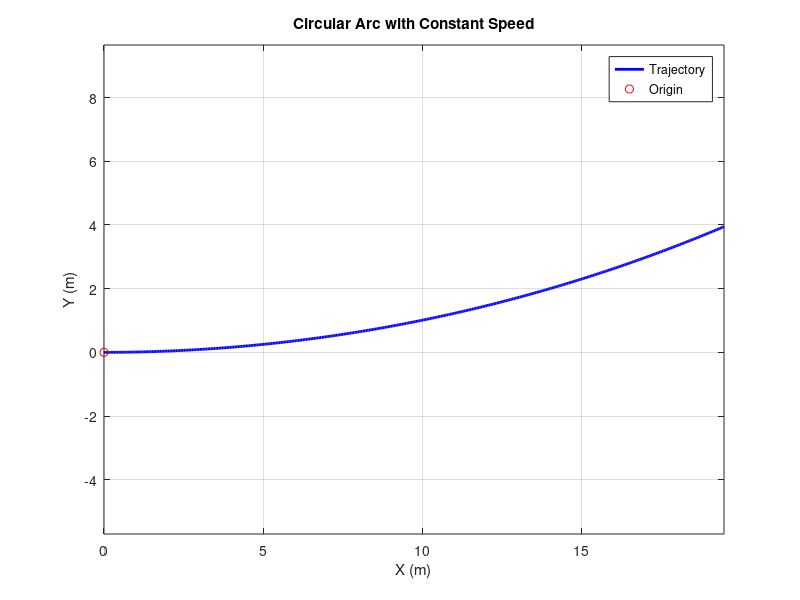

Write MATLAB code to recreate this figure.
% Parameters
radius = 50; % Radius of the circle
angular_speed = 0.01; % Angular speed in radians per second
total_time = 40; % Total time in seconds
time_step = 0.1; % Time step in seconds

% Time vector
T = 0:time_step:total_time;

% Calculate positions and their derivatives
xx = radius * cos(angular_speed * T + 3*pi/2);
xxd = -radius * angular_speed * sin(angular_speed * T + 3*pi/2);
xxdd = -radius * angular_speed^2 * cos(angular_speed * T + 3*pi/2);

yy = radius + radius * sin(angular_speed * T + 3*pi/2);
yyd = radius * angular_speed * cos(angular_speed * T + 3*pi/2);
yydd = -radius * angular_speed^2 * sin(angular_speed * T + 3*pi/2);

% Plot the circular arc
figure;
plot(xx, yy, 'b-', 'LineWidth', 2);
hold on;
plot(0, 0, 'ro'); % Plot the origin
xlabel('X (m)');
ylabel('Y (m)');
title('Circular Arc with Constant Speed');
grid on;
axis equal;
legend('Trajectory', 'Origin');